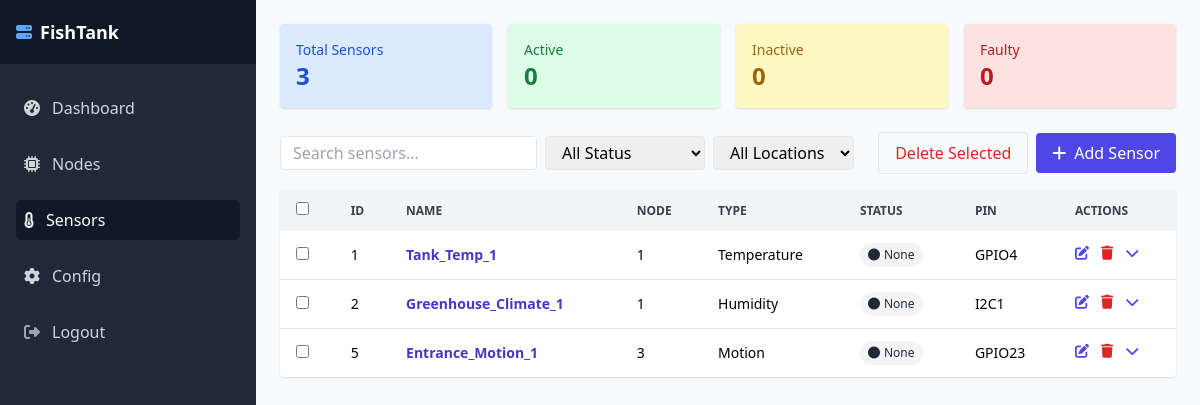
Screenshot of /ui/sensors (signed in) with the database file from the repository.
### FishTankApp/Backend/models.py (models this page shows)
class Sensor(db.Model):
    __tablename__ = 'sensors'
    sensor_id = db.Column(db.Integer, primary_key=True, autoincrement=True)
    node_id = db.Column(db.Integer, db.ForeignKey('nodes.node_id'), nullable=False)
    location_id = db.Column(db.Integer, db.ForeignKey('locations.location_id'), nullable=False)
    sensor_type_id = db.Column(db.Integer, db.ForeignKey('sensor_type.sensor_type_id'), nullable=False)
    sensor_status_id = db.Column(db.Integer, db.ForeignKey('sensor_status.status_id'))
    sensor_device_id = db.Column(db.String)
    sensor_device_path = db.Column(db.String)
    sensor_brand = db.Column(db.String)
    sensor_model = db.Column(db.String)
    sensor_specification = db.Column(db.String)
    sensor_pin = db.Column(db.String)
    sensor_description = db.Column(db.String)
    name = db.Column(db.String)
    registered_on = db.Column(db.String)

### FishTankApp/Backend/app.py (the view)
@app.route('/ui/sensors')
@login_required
def sensors_ui():
    DB_PATH = 'instance/sensor_data.db'
    conn = sqlite3.connect(DB_PATH)
    conn.row_factory = sqlite3.Row
    cur = conn.cursor()
    cur.execute("""
    SELECT
        s.sensor_id, s.node_id, s.sensor_device_id, s.sensor_device_path,
        s.sensor_brand, s.sensor_model, s.sensor_specification, s.sensor_pin,
        s.sensor_description, s.name, s.registered_on,
        ss.sensor_status_code AS status_code,
        ss.status_description AS status_description,
        t.sensor_type AS type_name,
        l.name AS location_name,
        n.node_name AS node_name
    FROM sensors s
    LEFT JOIN (
        SELECT sensor_id, MAX(timestamp) AS max_time
        FROM sensor_status_log
        GROUP BY sensor_id
    ) latest_status ON s.sensor_id = latest_status.sensor_id
    LEFT JOIN sensor_status_log st
        ON s.sensor_id = st.sensor_id AND latest_status.max_time = st.timestamp
    LEFT JOIN sensor_status ss ON st.sensor_status_id = ss.sensor_status_id
    LEFT JOIN sensor_type t ON s.sensor_type_id = t.sensor_type_id
    LEFT JOIN locations l ON s.location_id = l.location_id
    LEFT JOIN nodes n ON s.node_id = n.node_id
    """)
    sensors = cur.fetchall()
    cur.execute("SELECT name FROM locations ORDER BY name")
    location_options = [row['name'] for row in cur.fetchall()]
    cur.execute("SELECT sensor_status_code FROM sensor_status ORDER BY sensor_status_code")
    status_options = [row['sensor_status_code'] for row in cur.fetchall()]
    total = len(sensors)
    active = sum(1 for s in sensors if (s['status_code'] or '').lower() == 'active')
    inactive = sum(1 for s in sensors if (s['status_code'] or '').lower() == 'inactive')
    faulty = sum(1 for s in sensors if (s['status_code'] or '').lower() == 'faulty')
    stats = {
        "total": total,
        "active": active,
        "inactive": inactive,
        "faulty": faulty
    }
    conn.close()
    return render_template(
        'main.html',
        active_page='sensors',
        content_template='includes/sensors_content.html',
        sensors=sensors,
        stats=stats,
        location_options=location_options,
        status_options=status_options
    )

### FishTankApp/Backend/app.py (called while the page is built)
@login_manager.user_loader
def load_user(user_id):
    return db.session.get(User, int(user_id))

### FishTankApp/Backend/templates/main.html (shortened to what this page needs)
<!DOCTYPE html>
<html lang="en">
<head>
  <script src="https://cdn.tailwindcss.com"></script>
  <link rel="stylesheet" href="https://cdnjs.cloudflare.com/ajax/libs/font-awesome/6.4.0/css/all.min.css" />
</head>
<body class="bg-gray-50 h-screen flex overflow-hidden">
  {% include 'includes/sidebar.html' %}
  <div class="flex-1 flex flex-col overflow-hidden">
    <div class="flex-1 overflow-auto p-6">
      {% include content_template %}
    </div>
  </div>
</body>
</html>

### FishTankApp/Backend/templates/includes/sidebar.html
<div class="hidden md:flex w-64 bg-gray-800 flex-col">
  <div class="h-16 flex items-center px-4 bg-gray-900">
    <i class="fas fa-server text-blue-400 mr-2"></i>
    <span class="text-white font-semibold text-lg">FishTank</span>
  </div>
  <nav class="px-4 py-6 flex-1 space-y-4">
    <a href="/ui/dashboard" class="flex items-center px-2 py-2 rounded-md group {{ 'bg-gray-900 text-white' if active_page == 'dashboard' else 'text-gray-300 hover:text-white hover:bg-gray-700' }}">
      <i class="fas fa-tachometer-alt mr-3"></i> Dashboard
    </a>
    <a href="/ui/nodes" class="flex items-center px-2 py-2 rounded-md group {{ 'bg-gray-900 text-white' if active_page == 'nodes' else 'text-gray-300 hover:text-white hover:bg-gray-700' }}">
      <i class="fas fa-microchip mr-3"></i> Nodes
    </a>
    <a href="/ui/sensors" class="flex items-center px-2 py-2 rounded-md group {{ 'bg-gray-900 text-white' if active_page == 'sensors' else 'text-gray-300 hover:text-white hover:bg-gray-700' }}">
      <i class="fas fa-thermometer-half mr-3"></i> Sensors
    </a>
    <a href="/ui/config" class="flex items-center px-2 py-2 rounded-md group {{ 'bg-gray-900 text-white' if active_page == 'config' else 'text-gray-300 hover:text-white hover:bg-gray-700' }}">
      <i class="fas fa-cog mr-3"></i> Config
    </a>
    <a href="/auth/logout" class="mt-6 flex items-center px-2 py-2 text-gray-300 hover:text-white hover:bg-gray-700 rounded-md group">
      <i class="fas fa-sign-out-alt mr-3 text-gray-400"></i> Logout
    </a>
  </nav>
</div>

### FishTankApp/Backend/templates/includes/sensors_content.html (shortened to what this page needs)
<div class="grid grid-cols-1 md:grid-cols-4 gap-4 mb-6">
  {% for label, count, color in [
    ('Total Sensors', stats.total, 'bg-blue-100 text-blue-700'),
    ('Active', stats.active, 'bg-green-100 text-green-700'),
    ('Inactive', stats.inactive, 'bg-yellow-100 text-yellow-700'),
    ('Faulty', stats.faulty, 'bg-red-100 text-red-700')
  ] %}
  <div class="p-4 rounded shadow {{ color }}">
    <div class="text-sm font-medium">{{ label }}</div>
    <div class="text-2xl font-bold">{{ count }}</div>
  </div>
  {% endfor %}
</div>
<div class="flex justify-between items-center mb-4">
  <div class="flex items-center gap-2">
    <input type="text" id="sensorSearch" placeholder="Search sensors..." class="border rounded px-3 py-1" />
    <select id="statusFilter" class="border rounded px-3 py-1">
      <option value="">All Status</option>
    </select>
    <select id="locationFilter" class="border rounded px-3 py-1">
      <option value="">All Locations</option>
    </select>
  </div>
  <div class="flex items-center gap-2">
    <button id="deleteSelectedSensorsBtn" class="px-4 py-2 border rounded text-red-600 hover:bg-red-50">
      Delete Selected
    </button>
    <button id="addSensorBtn" class="btn bg-indigo-600 text-white flex items-center space-x-2 px-4 py-2 rounded">
      <i class="fas fa-plus"></i> <span>Add Sensor</span>
    </button>
  </div>
</div>
<div class="bg-white rounded shadow overflow-hidden">
  <table class="min-w-full text-sm text-left">
    <thead class="bg-gray-100 text-xs font-semibold text-gray-700 uppercase">
      <tr>
        <th class="px-4 py-3"><input id="selectAllSensors" type="checkbox" /></th>
        <th class="px-4 py-3">ID</th>
        <th class="px-4 py-3">Name</th>
        <th class="px-4 py-3">Node</th>
        <th class="px-4 py-3">Type</th>
        <th class="px-4 py-3">Status</th>
        <th class="px-4 py-3">Pin</th>
        <th class="px-4 py-3">Actions</th>
      </tr>
    </thead>
    <tbody id="sensorTableBody" class="divide-y divide-gray-200">
      {% for sensor in sensors %}
      <tr class="hover:bg-gray-50 transition sensor-row"
          data-name="{{ sensor.name|lower }}"
          data-status="{{ (sensor.status_code or '')|lower }}"
          data-location="{{ (sensor.location_name or '')|lower }}"
          data-sensor='{{ {
            "sensor_id": sensor.sensor_id,
            "name": sensor.name,
            "node_id": sensor.node_id,
            "type_name": sensor.type_name,
            "status_code": sensor.status_code,
            "sensor_pin": sensor.sensor_pin,
            "sensor_device_id": sensor.sensor_device_id,
            "sensor_device_path": sensor.sensor_device_path,
            "sensor_brand": sensor.sensor_brand,
            "sensor_model": sensor.sensor_model,
            "sensor_specification": sensor.sensor_specification,
            "sensor_description": sensor.sensor_description,
            "location_name": sensor.location_name,
            "node_name": sensor.node_name,
            "registered_on": sensor.registered_on
          } | tojson | safe }}'>
        <td class="px-4 py-3">
          <input class="sensor-check" type="checkbox" data-id="{{ sensor.sensor_id }}" />
        </td>
        <td class="px-4 py-3">{{ sensor.sensor_id }}</td>
        <td class="px-4 py-3 font-bold text-indigo-700">{{ sensor.name }}</td>
        <td class="px-4 py-3">{{ sensor.node_id }}</td>
        <td class="px-4 py-3">{{ sensor.type_name }}</td>
        <td class="px-4 py-3">
          <span class="inline-flex items-center px-2 py-1 rounded-full text-xs font-medium
            {% if sensor.status_code == 'Active' %}
              bg-green-100 text-green-800
            {% elif sensor.status_code == 'Inactive' %}
              bg-yellow-100 text-yellow-800
            {% elif sensor.status_code == 'Faulty' %}
              bg-red-100 text-red-800
            {% else %}
              bg-gray-100 text-gray-800
            {% endif %}">
            <i class="fas fa-circle mr-1 text-xs"></i> {{ sensor.status_code }}
          </span>
        </td>
        <td class="px-4 py-3">{{ sensor.sensor_pin }}</td>
        <td class="px-4 py-3 text-indigo-600 flex gap-3">
          <button class="sensor-edit-btn" title="Edit"><i class="fas fa-edit"></i></button>
          <button class="sensor-delete-btn text-red-600" title="Delete" data-id="{{ sensor.sensor_id }}"><i class="fas fa-trash"></i></button>
          <button class="sensor-details-btn" title="Toggle Details"><i class="fas fa-chevron-down"></i></button>
        </td>
      </tr>
      {% endfor %}
    </tbody>
  </table>
</div>

### rows the page displays
Sensor: sensor_id "1", name "Tank_Temp_1", node_id "1", type_name "Temperature", status_code "None", sensor_pin "GPIO4"
Sensor: sensor_id "2", name "Greenhouse_Climate_1", node_id "1", type_name "Humidity", status_code "None", sensor_pin "I2C1"
Sensor: sensor_id "5", name "Entrance_Motion_1", node_id "3", type_name "Motion", status_code "None", sensor_pin "GPIO23"

### other values shown
{{ label }} "Total Sensors" "Active" "Inactive" "Faulty"
{{ count }} "3" "0" "0" "0"
